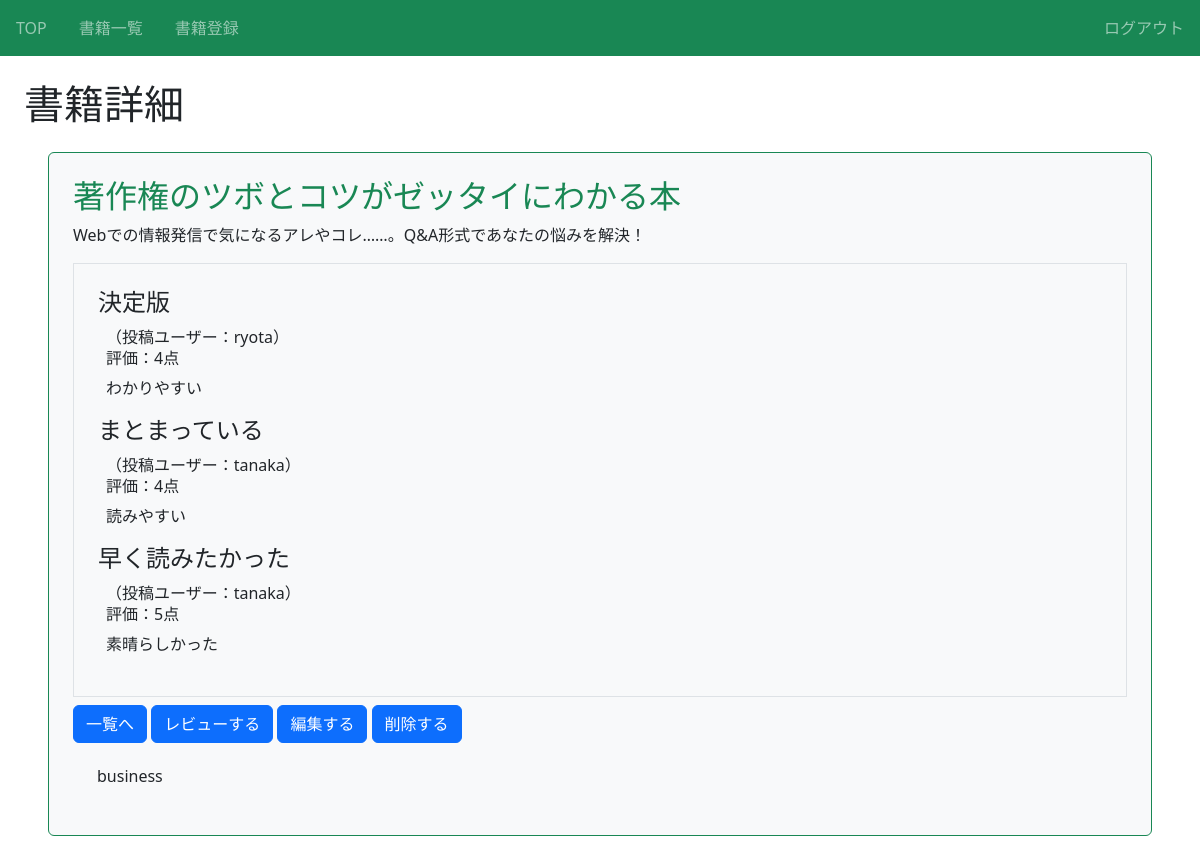
The app's page /book/10/detail/ (signed in) with its own data.
### book/models.py (models this page shows, shortened)
class Book(models.Model): #コード追記
  title = models.CharField(max_length = 100) #コード追記
  text = models.TextField() #コード追記
  thumbnail = models.ImageField(null=True, blank=True) #コード追記（5-8（P.232、P.234））
  category = models.CharField(
    max_length = 100,
    choices = CATEGORY
    ) #コード追記
  user = models.ForeignKey('auth.User', on_delete=models.CASCADE) #コード追記（5-11（P.251））

class Review(models.Model):
  book = models.ForeignKey(Book, on_delete = models.CASCADE)
  title = models.CharField(max_length = 100)
  text = models.TextField()
  rate = models.IntegerField(choices = RATE_CHOICES)
  user = models.ForeignKey('auth.User', on_delete = models.CASCADE)

### book/views.py (the view)
# urls.py: path('book/<int:pk>/detail/', views.DBView.as_view(), name='detail-book'), #コード追記（4-6）
class DBView(LoginRequiredMixin, DetailView): #コード追記（4-6）（5-10（P.249））
  template_name = 'book/book_detail.html' #コード追記（4-6）
  model = Book #コード追記（4-6）

### book/templates/book/book_detail.html (shortened to what this page needs)
{% extends 'base.html' %}
{% block h1 %}書籍詳細{% endblock %}
{% block content %}
<div class="p-4 m-4 bg-light border border-success rounded">
  <h2 class="text-success">{{ object.title }}</h2>
  <div class="card-body">
    <p>{{ object.text }}</p>
    <div class="border p-4 mb-2">
      {% for review in object.review_set.all %}
      <div>
        <h3 class="h4">{{ review.title }}</h3>
        <div class="px-2">
          <span>（投稿ユーザー：{{ review.user.username }}）</span>
          <h6>評価：{{ review.rate }}点</h6>
          <p>{{ review.text }}</p>
        </div>
      </div>
      {% endfor %}
    </div>
    <a href="{% url 'list-book' %}" class="btn btn-primary">一覧へ</a>
    <a href="{% url 'review' object.pk %}" class="btn btn-primary">レビューする</a>
    <a href="{% url 'update-book' object.pk %}" class="btn btn-primary">編集する</a>
    <a href="{% url 'delete-book' object.pk %}" class="btn btn-primary">削除する</a>
    <h6 class="card-title m-4">{{ object.category }}</h6>
  </div>
</div>
{% endblock content %}

### book/static/book/css/style.css (style rules this page uses)
a { text-decoration: none; }

### records on screen
Book: title "著作権のツボとコツがゼッタイにわかる本", text "Webでの情報発信で気になるアレやコレ……。Q&A形式であなたの悩みを解決！", category "business"
Review: title "決定版", user.username "ryota", rate "4", text "わかりやすい"
Review: title "まとまっている", user.username "tanaka", rate "4", text "読みやすい"
Review: title "早く読みたかった", user.username "tanaka", rate "5", text "素晴らしかった"
